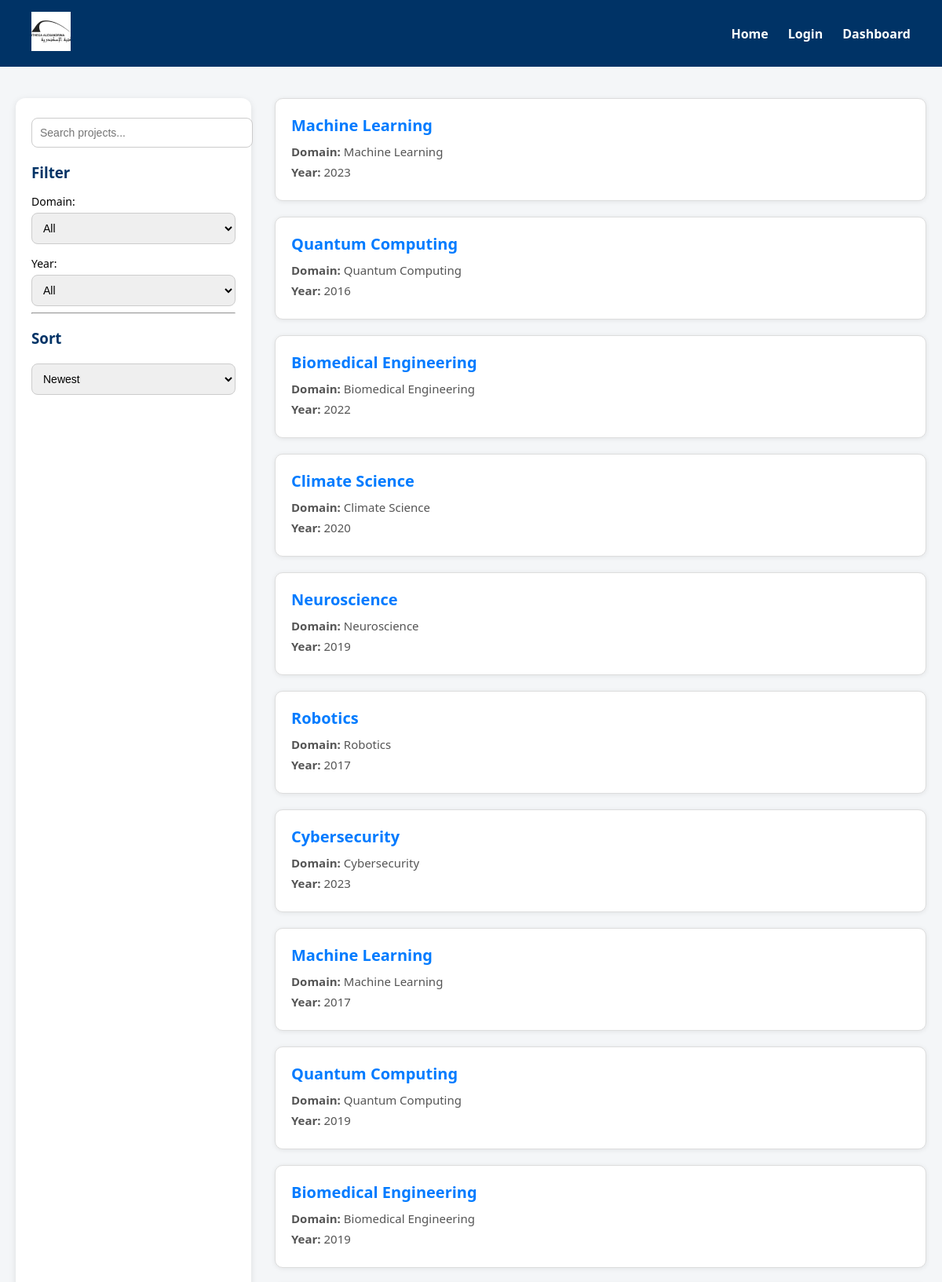
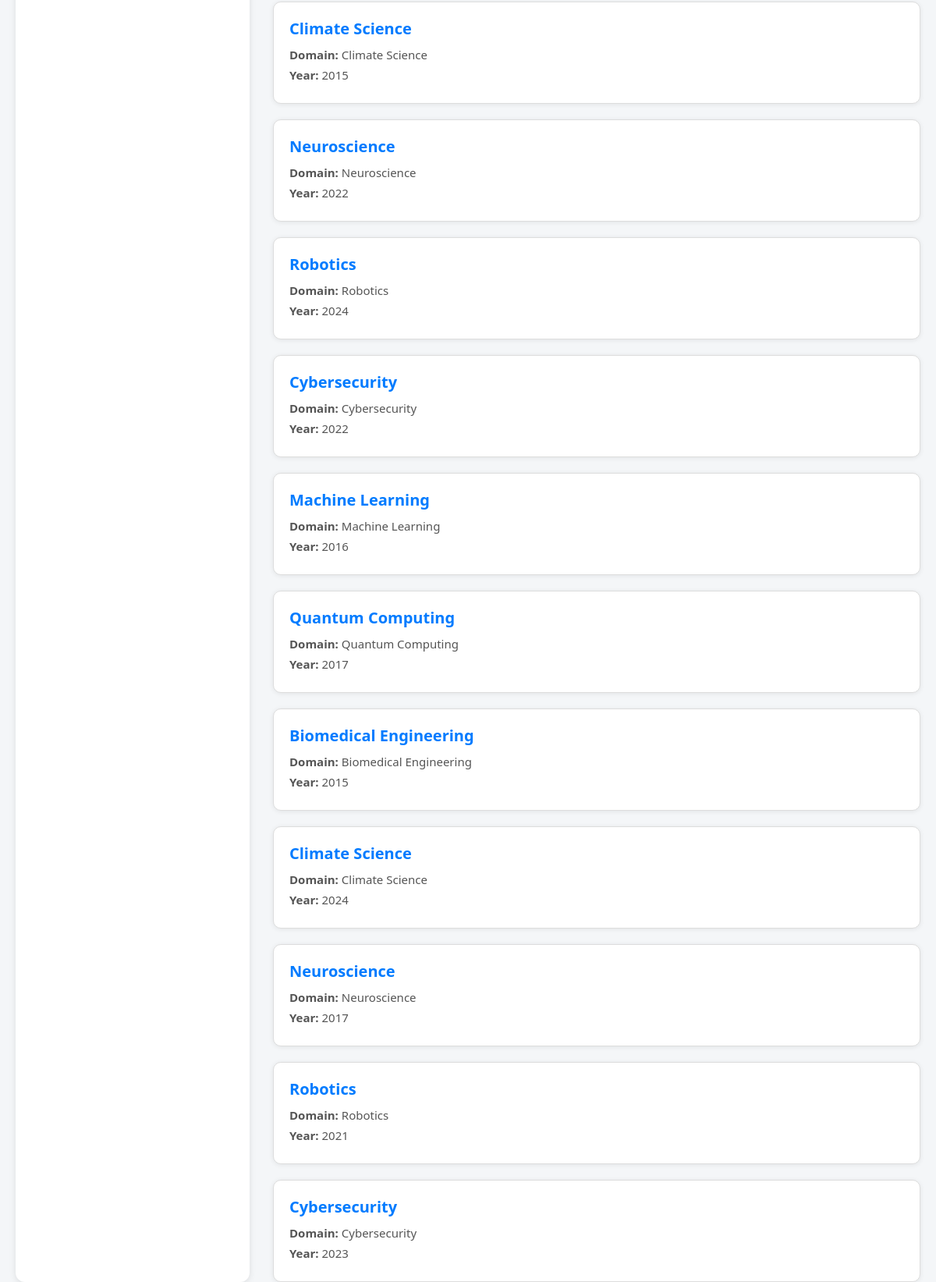
/projects/, run on the app's committed database (2 pictures, top to bottom).
### projects/models.py (models this page shows, shortened)
class Project(models.Model):
    title = models.CharField(max_length=200)
    created= models.DateField()
    team  = models.CharField(max_length=300)
    abstract = models.TextField(default="No abstract yet")
    duration = models.CharField(max_length=100)
    domain = models.CharField(max_length=100)
    scientific_case = models.TextField()

### projects/views.py (the view)
# urls.py: path('', lambda request: redirect('project_list')),  # Redirect root to project list
def project_list(request):
    projects = Project.objects.all()
    search_query = request.GET.get('search', '').lower()
    domain = request.GET.get('domain', '')
    year = request.GET.get('year', '')
    sort = request.GET.get('sort', '')
    if search_query:
        projects = projects.filter(title__icontains=search_query)
    if domain:
        projects = projects.filter(domain=domain)
    if year:
        projects = projects.filter(created__year=year)
    if sort == 'newest':
        projects = projects.order_by('-created')
    elif sort == 'oldest':
        projects = projects.order_by('created')
    context = {
        'projects': projects,
        'search_query': search_query,
        'selected_domain': domain,
        'selected_year': year,
        'selected_sort': sort,
    }
    return render(request, 'projects_page.html', context)

### projects/templates/projects_page.html (shortened to what this page needs)
{% extends "base.html" %}
{% block content %}
  <aside class="sidebar">
    <form method="get" id="searchForm">
      <input type="text" name="search" id="searchInput" class="search-input"
             placeholder="Search projects..." value="{{ search_query }}"
             oninput="document.getElementById('searchForm').submit();">
      <h3>Filter</h3>
      <label for="domain">Domain:</label>
      <select name="domain" id="domain" onchange="this.form.submit()">
        <option value="">All</option>
      </select>
      <label for="year">Year:</label>
      <select name="year" id="year" onchange="this.form.submit()">
        <option value="">All</option>
      </select>
      <hr>
      <h3>Sort</h3>
      <select name="sort" onchange="this.form.submit()">
        <option value="newest" {% if selected_sort == "newest" %}selected{% endif %}>Newest</option>
      </select>
    </form>
  </aside>
  <main class="project-list">
    {% if projects %}
      {% for project in projects %}
      <div class="project-box">
        <h3>
          <a href="{% url 'project_detail' pk=project.pk %}" class="font-bold text-purple-800 hover:underline">
            {{ project.title }}
          </a>
        </h3>
        <p><strong>Domain:</strong> {{ project.domain }}</p>
        <p><strong>Year:</strong> {{ project.created.year }}</p>
      </div>
      {% endfor %}
    {% else %}
      <p>No matching projects found.</p>
    {% endif %}
  </main>
{% endblock %}

### projects/static/css/styles.css (style rules this page uses)
body { font-family: 'Segoe UI', sans-serif; background-color: #f4f6f8; margin: 0; padding: 0; }
.sidebar { width: 260px; background-color: #ffffff; padding: 20px; border-radius: 12px; box-shadow: 0 2px 8px rgba(0,0,0,0.1); }
.sidebar h3 { margin-bottom: 15px; color: #003366; }
.sidebar label { font-size: 14px; margin-top: 15px; display: block; }
.sidebar select, .sidebar input[type="text"] { width: 100%; padding: 10px; margin-top: 5px; border: 1px solid #ccc; border-radius: 8px; font-size: 14px; transition: border-color 0.3s; }
.project-list { flex-grow: 1; display: flex; flex-direction: column; gap: 20px; }
.project-box { background-color: #fff; border: 1px solid #ddd; border-radius: 10px; padding: 20px; box-shadow: 0 1px 6px rgba(0,0,0,0.08); }
.project-box h3 { margin-top: 0; margin-bottom: 10px; font-size: 20px; }
.project-box h3 a { text-decoration: none; color: #007bff; transition: color 0.2s; }
.project-box p { margin: 6px 0; color: #555; font-size: 15px; }
html, body { height: 100%; margin: 0; }

### data on the page
Project: title "Machine Learning", domain "Machine Learning", created.year "2023"
Project: title "Quantum Computing", domain "Quantum Computing", created.year "2016"
Project: title "Biomedical Engineering", domain "Biomedical Engineering", created.year "2022"
Project: title "Climate Science", domain "Climate Science", created.year "2020"
Project: title "Neuroscience", domain "Neuroscience", created.year "2019"
Project: title "Robotics", domain "Robotics", created.year "2017"
Project: title "Cybersecurity", domain "Cybersecurity", created.year "2023"
Project: title "Machine Learning", domain "Machine Learning", created.year "2017"
Project: title "Quantum Computing", domain "Quantum Computing", created.year "2019"
Project: title "Biomedical Engineering", domain "Biomedical Engineering", created.year "2019"
Project: title "Climate Science", domain "Climate Science", created.year "2015"
Project: title "Neuroscience", domain "Neuroscience", created.year "2022"
Project: title "Robotics", domain "Robotics", created.year "2024"
Project: title "Cybersecurity", domain "Cybersecurity", created.year "2022"
Project: title "Machine Learning", domain "Machine Learning", created.year "2016"
Project: title "Quantum Computing", domain "Quantum Computing", created.year "2017"
Project: title "Biomedical Engineering", domain "Biomedical Engineering", created.year "2015"
Project: title "Climate Science", domain "Climate Science", created.year "2024"
Project: title "Neuroscience", domain "Neuroscience", created.year "2017"
Project: title "Robotics", domain "Robotics", created.year "2021"
Project: title "Cybersecurity", domain "Cybersecurity", created.year "2023"
